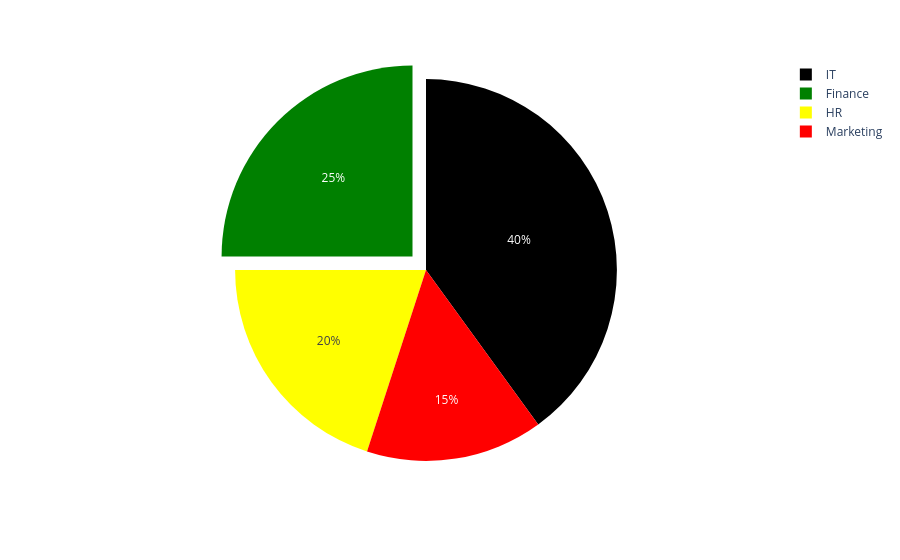

Here is the notebook cell this chart was saved with:
### Code cell
data = {
    "Dept":["IT","HR","Finance","Marketing"],
    "Emp":[40,20,25,15]
}
dt = pd.DataFrame(data)
fig = px.pie(dt,values="Emp",names="Dept",color_discrete_sequence=["black","green","yellow","red"])
fig.update_traces(pull = [0,0,0.1,0])
fig.show()

### Figure 1 — Plotly figure (JSON) as saved in the notebook; plotly's stock layout.template omitted (floating-point values rounded to 4 significant figures)
{"data": [{"domain": {"x": [0, 1], "y": [0, 1]}, "hovertemplate": "Dept=%{label}<br>Emp=%{value}<extra></extra>", "labels": ["IT", "HR", "Finance", "Marketing"], "legendgroup": "", "name": "", "pull": [0, 0, 0.1, 0], "showlegend": true, "type": "pie", "values": [40, 20, 25, 15]}], "layout": {"legend": {"tracegroupgap": 0}, "margin": {"t": 60}, "piecolorway": ["black", "green", "yellow", "red"]}}
